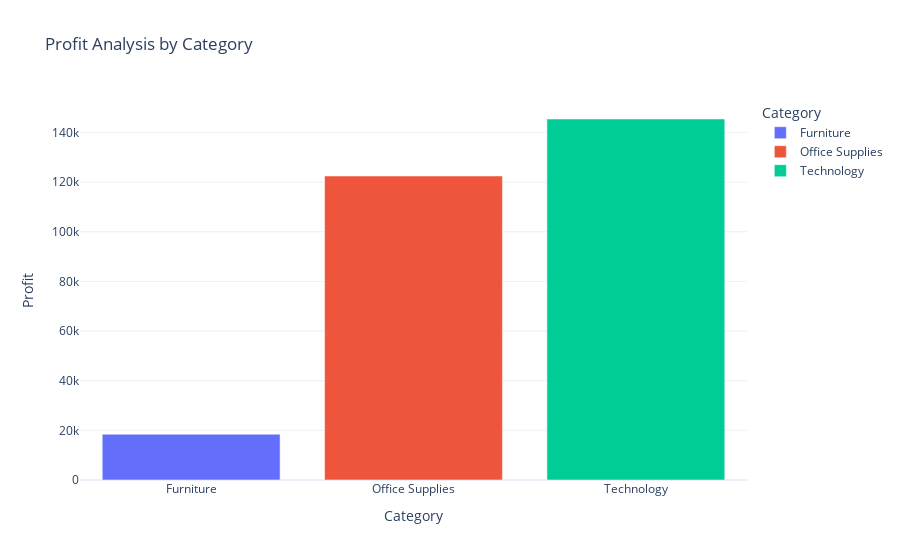

This figure's notebook cell:
### Code cell
fig = px.bar(profit_by_category, x='Category',y='Profit',title="Profit Analysis by Category",color='Category')

fig.show()

### Figure 1 — Plotly figure (JSON) as saved in the notebook; plotly's stock layout.template omitted (floating-point values rounded to 4 significant figures)
{"data": [{"alignmentgroup": "True", "hovertemplate": "Category=%{x}<br>Profit=%{y}<extra></extra>", "legendgroup": "Furniture", "marker": {"color": "#636efa", "pattern": {"shape": ""}}, "name": "Furniture", "offsetgroup": "Furniture", "orientation": "v", "showlegend": true, "textposition": "auto", "type": "bar", "x": ["Furniture"], "xaxis": "x", "y": [18450.0], "yaxis": "y"}, {"alignmentgroup": "True", "hovertemplate": "Category=%{x}<br>Profit=%{y}<extra></extra>", "legendgroup": "Office Supplies", "marker": {"color": "#EF553B", "pattern": {"shape": ""}}, "name": "Office Supplies", "offsetgroup": "Office Supplies", "orientation": "v", "showlegend": true, "textposition": "auto", "type": "bar", "x": ["Office Supplies"], "xaxis": "x", "y": [122500.0], "yaxis": "y"}, {"alignmentgroup": "True", "hovertemplate": "Category=%{x}<br>Profit=%{y}<extra></extra>", "legendgroup": "Technology", "marker": {"color": "#00cc96", "pattern": {"shape": ""}}, "name": "Technology", "offsetgroup": "Technology", "orientation": "v", "showlegend": true, "textposition": "auto", "type": "bar", "x": ["Technology"], "xaxis": "x", "y": [145500.0], "yaxis": "y"}], "layout": {"autosize": true, "barmode": "relative", "legend": {"title": {"text": "Category"}, "tracegroupgap": 0}, "title": {"text": "Profit Analysis by Category"}, "xaxis": {"anchor": "y", "autorange": true, "categoryarray": ["Furniture", "Office Supplies", "Technology"], "categoryorder": "array", "domain": [0, 1], "range": [-0.5, 2.5], "title": {"text": "Category"}, "type": "category"}, "yaxis": {"anchor": "x", "autorange": true, "domain": [0, 1], "range": [0, 153100.0], "title": {"text": "Profit"}, "type": "linear"}}}
